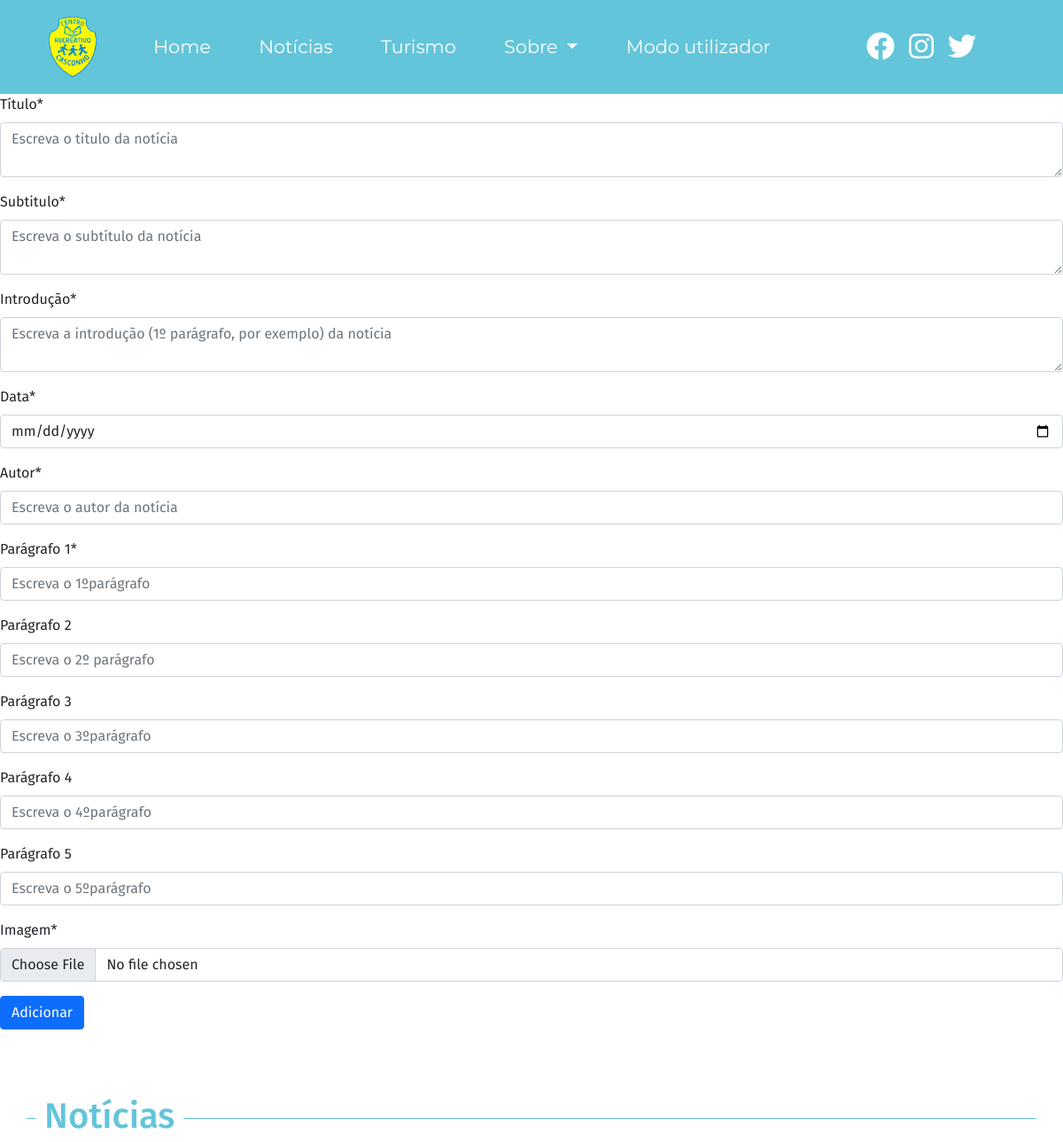
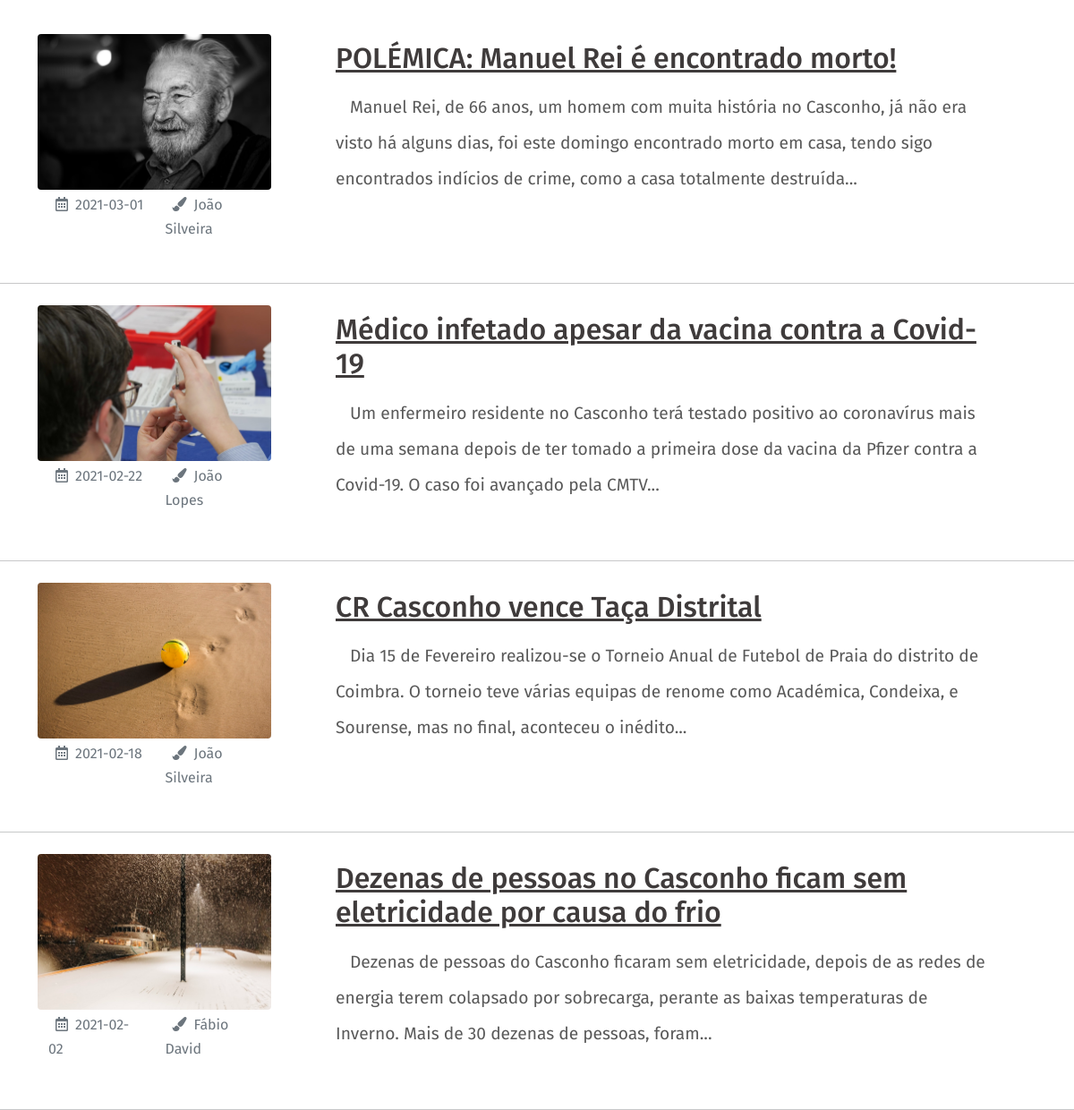
Screenshot of /admin/noticias.php with the database file from the repository (2 pictures, top to bottom).
### tables this page shows
CREATE TABLE IF NOT EXISTS `noticias` (
  `id` int(11) NOT NULL AUTO_INCREMENT,
  `titulo` varchar(256) NOT NULL,
  `subtitulo` varchar(256) NOT NULL DEFAULT '',
  `intro` varchar(230) NOT NULL DEFAULT '',
  `data` date NOT NULL,
  `autor` varchar(100) NOT NULL DEFAULT '',
  `para1` longtext NOT NULL,
  `para2` longtext,
  `para3` longtext,
  `para4` longtext,
  `para5` longtext,
  `img` varchar(100) NOT NULL,
  PRIMARY KEY (`id`) USING BTREE
);

### admin/noticias.php (the view, shortened to what this page needs)
<!DOCTYPE html>
<html>
<head>
    <link rel="stylesheet" href="css/bootstrap.min.css">
    <link rel="stylesheet" href="css/fontawesome.min.css">
    <link rel="stylesheet" href="css/crc.css">
</head>
<body>
<?php
require 'includes/menucrc.php';
require 'includes/connection.php';
?>
<div class="">
<form method="POST" enctype="multipart/form-data">
  <div class="mb-3">
    <label for="titulo" class="form-label">Título*</label>
    <textarea class="form-control" id="titulo" name="titulo" placeholder="Escreva o titulo da notícia" required="true"></textarea>
  </div>
  <div class="mb-3">
    <label for="subtitulo" class="form-label" >Subtitulo*</label>
    <textarea class="form-control" id="subtitulo" name="subtitulo" placeholder="Escreva o subtítulo da notícia" required="true"></textarea>
  </div>
  <div class="mb-3">
    <label for="intro" class="form-label" >Introdução*</label>
    <textarea class="form-control" id="intro" name="intro" placeholder="Escreva a introdução (1º parágrafo, por exemplo) da notícia" required="true"></textarea>
  </div>
  <div class="mb-3">
    <label for="date" class="form-label">Data*</label>
    <input type="date" class="form-control" id="data" name="data" placeholder="Escreva a data que foi escrita a notícia" required="true">
  </div>
  <div class="mb-3">
    <label for="autor" class="form-label">Autor*</label>
    <input type="text" class="form-control" id="autor" name="autor" placeholder="Escreva o autor da notícia" required="true">
  </div>
  <div class="mb-3">
    <label for="para1" class="form-label">Parágrafo 1*</label>
    <input type="text" class="form-control" id="para1" name="para1" placeholder="Escreva o 1ºparágrafo" required="true">
  </div>
  <div class="mb-3">
    <label for="para2" class="form-label">Parágrafo 2</label>
    <input type="text" class="form-control" id="para2" name="para2" placeholder="Escreva o 2º parágrafo">
  </div>
  <div class="mb-3">
    <label for="para3" class="form-label">Parágrafo 3</label>
    <input type="text" class="form-control" id="para1" name="para3" placeholder="Escreva o 3ºparágrafo">
  </div>
  <div class="mb-3">
    <label for="para4" class="form-label">Parágrafo 4</label>
    <input type="text" class="form-control" id="para4" name="para4" placeholder="Escreva o 4ºparágrafo">
  </div>
  <div class="mb-3">
    <label for="par5" class="form-label">Parágrafo 5</label>
    <input type="text" class="form-control" id="para5" name="para5" placeholder="Escreva o 5ºparágrafo">
  </div>
  <div class="mb-3">
    <label for="img" class="form-label">Imagem*</label>
    <input type="file" class="form-control" id="imagem" name="imagem" placeholder="Selecione a imagem correspondente" required="true">
  </div>
  <button type="submit" class="btn btn-primary">Adicionar</button>
</form>
</div>
<?php
$sql = 'SELECT * FROM noticias ORDER BY data DESC';
$sth = $dbh->prepare($sql);
$sth->execute();
?>
  <div class="container title-contact">
    <div class="row">
      <h2><span>Notícias</span></h2>
    </div>
  </div>
  <?php
      while ($obj =$sth->FetchObject()){
  ?>
  <div class="container">
    <a style="text-decoration:none;" href="noticia-editar.php?id=<?= $obj->id?>">
      <div class="news-hov">
        <div class="row pt-2">
          <div class="col-md-3">
            <img src="../img/<?=$obj->img?>"
              class="border-top-0 border-left-0 border-right-0 text-center img-fluid rounded" alt="">
            <div class="container">
              <div class="row">
                <div class="col-6 d-md-inline d-sm-none text-secondary"><i class="far fa-calendar-alt m-2 "
                    alt=""></i><?=$obj->data?></div>
                <div class="col-6 d-md-inline d-sm-none text-secondary"><i class="fa fa-paint-brush m-2"></i><?=$obj->autor?>
                </div>
              </div>
            </div>
          </div>
          <div class="col-md-8 ml-md-5">
            <div class="subtitle-news mt-2 mb-3">
              <h2><span><?=$obj->titulo?></span></h2>
            </div>
            <div class="texto-news">
              <p> <?=$obj->intro?></p>
            </div>
          </div>
        </div>
      </div>
    </a>
  </div>
  <hr class="mt-md-5">
<?php } ?>
</body>
</html>

### admin/css/crc.css (style rules this page uses)
html, body { height: 100%; font-family: 'Fira Sans', 'Roboto', sans-serif; }
.title-contact { margin-top: 4rem; margin-bottom: 3rem; }
.title-contact h2 { width: 100%; border-bottom: 1px solid #63C5DA; line-height: 0.1em; font-size: 2.5rem; }
.title-contact h2, .title-contact span { background: #fff; padding: 0 10px; color: #63C5DA; }
.subtitle-news { color: #3F3B3B; opacity: 1; text-decoration: underline; }
.texto-news { line-height: 2.5rem; font-size: 1.2rem; text-indent: 1rem; color: #595959; }
@media (min-width: 1200px) { .title-contact { margin-top: 6rem; margin-bottom: 3rem; } }

### rows the page displays
noticias: img (picture), data "2021-03-01", autor "João Silveira", titulo "POLÉMICA: Manuel Rei é encontrado morto!", intro "Manuel Rei, de 66 anos, um homem com muita história no Casconho, já não era visto há alguns dias, foi este domingo encontrado morto em casa, tendo sigo encontrados indícios de crime, como a casa totalmente destruída..."
noticias: img (picture), data "2021-02-22", autor "João Lopes", titulo "Médico infetado apesar da vacina contra a Covid-19", intro "Um enfermeiro residente no Casconho terá testado positivo ao coronavírus mais de uma semana depois de ter tomado a primeira dose da vacina da Pfizer contra a Covid-19. O caso foi avançado pela CMTV..."
noticias: img (picture), data "2021-02-18", autor "João Silveira", titulo "CR Casconho vence Taça Distrital", intro "Dia 15 de Fevereiro realizou-se o Torneio Anual de Futebol de Praia do distrito de Coimbra. O torneio teve várias equipas de renome como Académica, Condeixa, e Sourense, mas no final, aconteceu o inédito..."
noticias: img (picture), data "2021-02-02", autor "Fábio David", titulo "Dezenas de pessoas no Casconho ficam sem eletricidade por causa do frio", intro "Dezenas de pessoas do Casconho ficaram sem eletricidade, depois de as redes de energia terem colapsado por sobrecarga, perante as baixas temperaturas de Inverno. Mais de 30 dezenas de pessoas, foram..."
